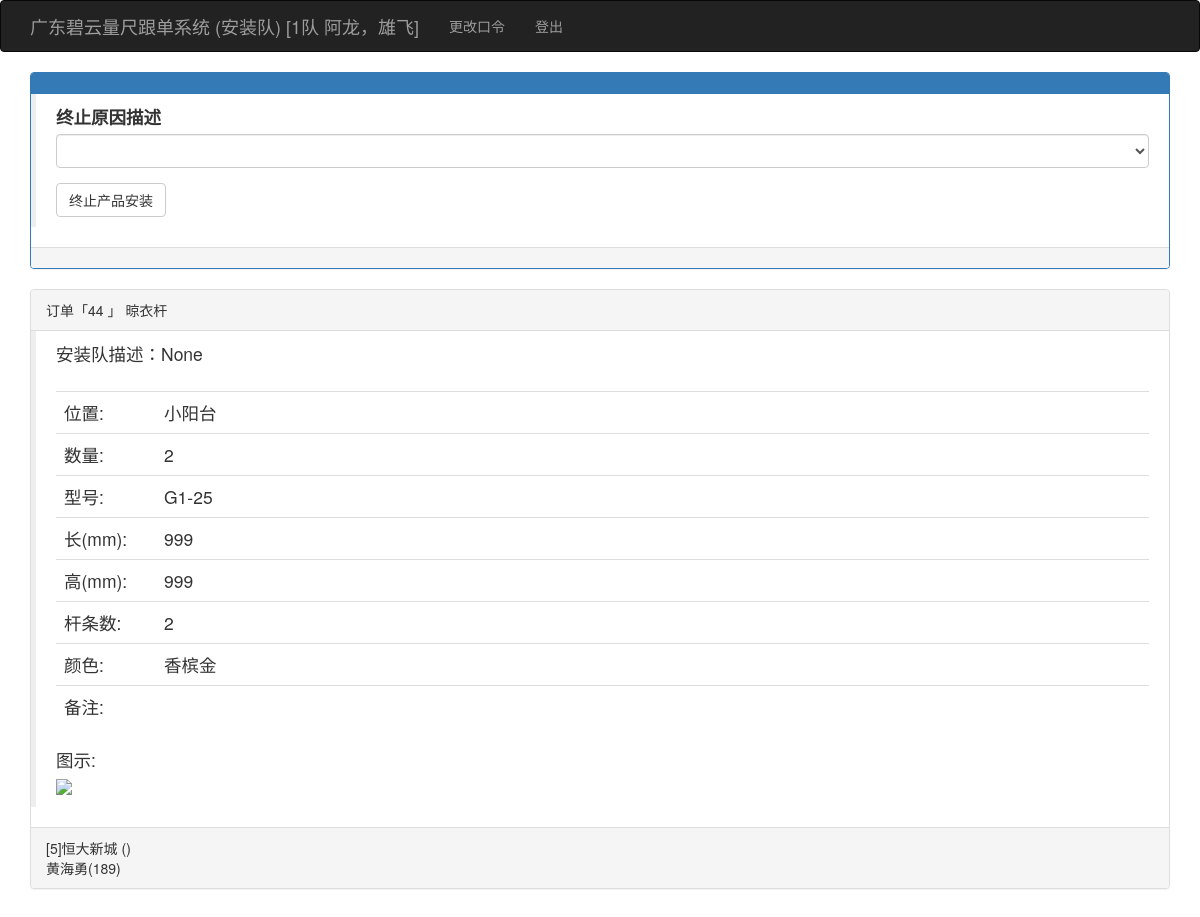
The app's page /azstop/44 (signed in) with its own data.
### app/models.py (models this page shows, shortened)
class User(UserMixin, db.Model):
    __tablename__ = 'users'
    id = db.Column(db.Integer, primary_key=True)
    user = db.Column(db.String(64), unique=True, index=True)
    pin = db.Column(db.String(64))
    username = db.Column(db.String(64))
    tel = db.Column(db.String(32))
    role = db.Column(db.String(64))
    isuse = db.Column(db.Boolean, default=False)
    beizhu = db.Column(db.String(64))
    kehus = db.relationship('Kehu', backref='user', lazy='dynamic')
    @login_manager.user_loader
    def load_user(user_id):
        return User.query.get(int(user_id))

class Dingdan(db.Model):
    __tablename__ = 'dingdans'
    id = db.Column(db.Integer, primary_key=True)
    kehu_id = db.Column(db.Integer, db.ForeignKey('kehus.id'))
    chanpin_id = db.Column(db.Integer, db.ForeignKey('chanpins.id'))
    shuliang = db.Column(db.Integer)
    weizhi = db.Column(db.String(64))
    xinghao = db.Column(db.String(64))
    kuan_chang = db.Column(db.Integer)
    gao = db.Column(db.Integer)
    meikongkuan_bashoudigao = db.Column(db.Integer)
    color = db.Column(db.String(64))
    shanshu = db.Column(db.Integer)
    zhonghengtiaoshu_gantiaoshu = db.Column(db.Integer)
    shuowei = db.Column(db.String(64))
    ishaveht = db.Column(db.String(64))
    zhangfa_dengfenshu_kaishuofangshi = db.Column(db.String(64))
    jiage = db.Column(db.Float)
    tushipic = db.Column(db.String(64))
    beizhu = db.Column(db.String(64))
    status = db.Column(db.Integer, default=1)  # 1测尺、2业务下单、3工厂下单、4工厂入库、5工厂发货、6收货、7派工、8装完、9安清款
    fakaidi = db.Column(db.String(64))  # -1
    time_1 = db.Column(db.DateTime())
    user_1_id = db.Column(db.Integer, db.ForeignKey('users.id'))
    beizhue = db.Column(db.String(64))
    time0 = db.Column(db.DateTime(), default=datetime.utcnow)
    user0_id = db.Column(db.Integer, db.ForeignKey('users.id'))
    time1 = db.Column(db.DateTime())
    user1_id = db.Column(db.Integer, db.ForeignKey('users.id'))
    time2 = db.Column(db.DateTime())
    user2_id = db.Column(db.Integer, db.ForeignKey('users.id'))
    time3 = db.Column(db.DateTime())
    user3_id = db.Column(db.Integer, db.ForeignKey('users.id'))
    time4 = db.Column(db.DateTime())
    user4_id = db.Column(db.Integer, db.ForeignKey('users.id'))
    time5 = db.Column(db.DateTime())
    user5_id = db.Column(db.Integer, db.ForeignKey('users.id'))
    time6 = db.Column(db.DateTime())
    user6_id = db.Column(db.Integer, db.ForeignKey('users.id'))
    time7 = db.Column(db.DateTime())
    user7_id = db.Column(db.Integer, db.ForeignKey('users.id'))
    time8 = db.Column(db.DateTime())
    user8_id = db.Column(db.Integer, db.ForeignKey('users.id'))
    time9 = db.Column(db.DateTime())
    user9_id = db.Column(db.Integer, db.ForeignKey('users.id'))
    time_1 = db.Column(db.DateTime())
    user_1_id = db.Column(db.Integer, db.ForeignKey('users.id'))
    beizhue = db.Column(db.String(64))
    az_status = db.Column(db.Integer)
    az_beizhue = db.Column(db.String(64))
    az_time_1 = db.Column(db.DateTime())
    az_time1 = db.Column(db.DateTime())
    az_time2 = db.Column(db.DateTime())
    az_time3 = db.Column(db.DateTime())
    azd_id = db.Column(db.Integer, db.ForeignKey('users.id'))
    dingdan_azd = db.relationship("User", foreign_keys=[azd_id])

class Chanpin(db.Model):
    __tablename__ = 'chanpins'
    id = db.Column(db.Integer, primary_key=True)
    pinming = db.Column(db.String(64))
    jiage = db.Column(db.Float)
    beizhu = db.Column(db.String(64))
    dingdans = db.relationship('Dingdan', backref='chanpin', lazy='dynamic')

class Kehu(db.Model):
    __tablename__ = 'kehus'
    id = db.Column(db.Integer, primary_key=True)
    user_id = db.Column(db.Integer, db.ForeignKey('users.id'))
    xiaoqu_id = db.Column(db.Integer, db.ForeignKey('xiaoqus.id'))
    fangjian = db.Column(db.String(64))
    chenghu = db.Column(db.String(64))
    tel = db.Column(db.String(64))
    zje = db.Column(db.Float)
    beizhu = db.Column(db.String(64))
    status = db.Column(db.Integer, default=1)  # 1已测尺、2已下单、3已安装、4已清款
    time0 = db.Column(db.DateTime(), default=datetime.utcnow)
    time1 = db.Column(db.DateTime())
    time2 = db.Column(db.DateTime())
    time3 = db.Column(db.DateTime())
    dingdans = db.relationship('Dingdan', backref='kehu', lazy='dynamic')

class Xiaoqu(db.Model):
    __tablename__ = 'xiaoqus'
    id = db.Column(db.Integer, primary_key=True)
    xiaoqu = db.Column(db.String(64), unique=True, index=True)
    dizhi = db.Column(db.String(100))
    beizhu = db.Column(db.String(128))
    kehus = db.relationship('Kehu', backref='xiaoqu', lazy='dynamic')

### app/main/views.py (the view, shortened to what this page needs)
@main.route('/azstop/<int:ddid>', methods=['GET', 'POST'])
@login_required
def azstop(ddid):
    if current_user.role != '安装队':
        return redirect(url_for('main.index'))
    form = azstopddidForm()
    dingdan = Dingdan.query.get(ddid)
    form.az_beizhue.data = dingdan.az_beizhue
    return render_template('azstop.html', form=form, dingdan=dingdan)

### app/main/forms.py
class azstopddidForm(FlaskForm):
    az_beizhue = SelectField("终止原因描述", validators=[DataRequired()],
                             choices=[('', ''), ('量尺错误', '量尺错误'), ('设计错误', '设计错误'), ('生产错误', '生产错误'), ('物流破损', '物流破损'),
                                      ('客户不满意', '客户不满意'), ('其他原因', '其他原因')])
    submit = SubmitField('终止产品安装')
    def __init__(self, *args, **kwargs):
        super(azstopddidForm, self).__init__(*args, **kwargs)

### app/templates/azstop.html (shortened to what this page needs)
{% extends "base.html" %}
{% import "bootstrap/wtf.html" as wtf %}
{% block page_content %}
    <div class="panel panel-primary">
        <div class="panel-heading">
        </div>
        <div class="post-body">
            <blockquote>
                {{ wtf.quick_form(form) }}
            </blockquote>
        </div>
        <div class="panel-footer"></div>
    </div>
       <div class="panel panel-default">
            <div class="panel-heading">订单「{{ dingdan.id }} 」 {{ dingdan.chanpin.pinming }}
            </div>
            <div class="post-body">
                <blockquote>
                安装队描述：{{ dingdan.az_beizhue }}
                <br><br>
                    <table class="table">
                        <tr>
                            <td style="width: 100px;">位置:</td>
                            <td>{{ dingdan.weizhi }}</td>
                        </tr>
                        <tr>
                            <td>数量:</td>
                            <td>{{ dingdan.shuliang }}</td>
                        </tr>
                        <tr>
                            <td>型号:</td>
                            <td>{{ dingdan.xinghao }}</td>
                        </tr>
                        {% if dingdan.chanpin.pinming == '隐形网' %}
                            <tr>
                                <td>宽(mm):</td>
                                <td>{{ dingdan.kuan_chang }}</td>
                            </tr>
                            <tr>
                                <td>高(mm):</td>
                                <td>{{ dingdan.gao }}</td>
                            </tr>
                            <tr>
                                <td>颜色:</td>
                                <td>{{ dingdan.color }}</td>
                            </tr>
                        {% elif dingdan.chanpin.pinming == '晾衣杆' or dingdan.chanpin.pinming == '晾衣机' %}
                            <tr>
                                <td>长(mm):</td>
                                <td>{{ dingdan.kuan_chang }}</td>
                            </tr>
                            <tr>
                                <td>高(mm):</td>
                                <td>{{ dingdan.gao }}</td>
                            </tr>
                            <tr>
                                <td>杆条数:</td>
                                <td>{{ dingdan.zhonghengtiaoshu_gantiaoshu }}</td>
                            </tr>
                            <tr>
                                <td>颜色:</td>
                                <td>{{ dingdan.color }}</td>
                            </tr>
                        {% endif %}
                        <tr>
                            <td>备注:</td>
                            <td>{{ dingdan.beizhu }}</td>
                        </tr>
                    </table>
                    图示:<br>
                    <img height="180" src="/static/upload/{{ dingdan.tushipic }}">
                </blockquote>
            </div>
            <div class="panel-footer">
               [{{ dingdan.kehu.id }}]{{ dingdan.kehu.xiaoqu.xiaoqu }} ({{ dingdan.kehu.fanjian }})
                <br>
                {{ dingdan.kehu.user.username }}({{ dingdan.kehu.user.tel }})
            </div>
        </div>
{% endblock %}

### app/templates/base.html (shortened to what this page needs)
{% extends "bootstrap/base.html" %}
{% import 'render_listcp.html' as macors %}
{% block head %}
{{ super() }}
<link rel="stylesheet" type="text/css" href="{{ url_for('static', filename='styles.css') }}">
{% endblock %}
{% block navbar %}
<div class="navbar navbar-inverse" role="navigation">
    <div class="container">
        <div class="navbar-header">
            <a class="navbar-brand" href="{{ url_for('main.index') }}">广东碧云量尺跟单系统 ({{ current_user.role }}) [{{ current_user.username }}] </a>
        </div>
        <div class="navbar-collapse collapse">
            <ul class="nav navbar-nav">
                {% if current_user.is_authenticated %}
                <li><a href="{{ url_for('auth.change_pin') }}">更改口令</a></li>
                <li><a href="{{ url_for('auth.logout') }}">登出</a></li>
                {% endif %}
            </ul>
        </div>
    </div>
</div>
{% endblock %}
{% block content %}
<div class="container">
    {% block page_content %}{% endblock %}
</div>
{% endblock %}

### records on screen
User: role "安装队", username "1队 阿龙，雄飞"
Dingdan: id "44", az_beizhue "None", weizhi "小阳台", shuliang "2", xinghao "G1-25", kuan_chang "999", gao "999", zhonghengtiaoshu_gantiaoshu "2", color "香槟金"
Chanpin: chanpin.pinming "晾衣杆"
Kehu: kehu.id "5"
Xiaoqu: kehu.xiaoqu.xiaoqu "恒大新城"
User: kehu.user.username "黄海勇", kehu.user.tel "189"
